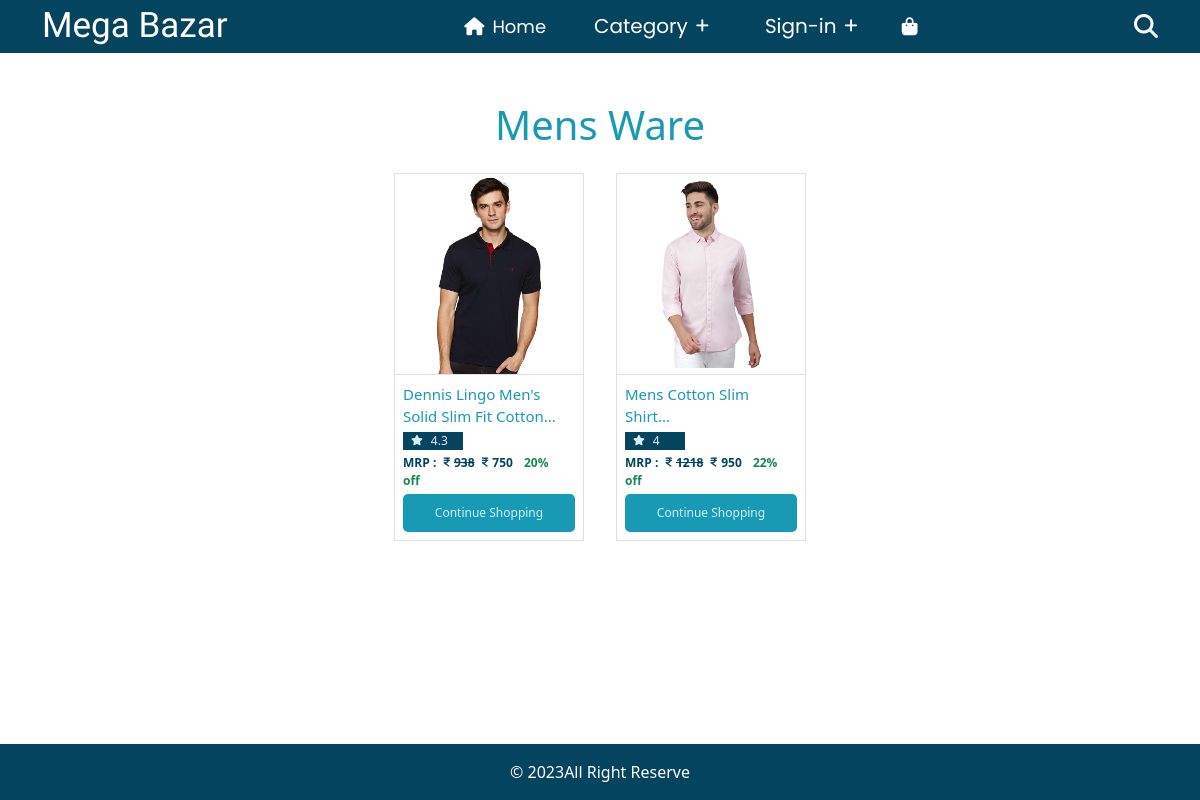
The page /product_category.php?catid=1 on the database its author committed.
### tables this page shows
CREATE TABLE `category` (
  `id` int(10) NOT NULL,
  `category` varchar(255) NOT NULL,
  `cat_img` varchar(255) NOT NULL
);

CREATE TABLE `product` (
  `id` int(10) NOT NULL,
  `product_name` varchar(255) NOT NULL,
  `product_images` varchar(5000) NOT NULL,
  `product_price` double NOT NULL,
  `product_desc` varchar(10000) NOT NULL DEFAULT 'This product has no description',
  `category` int(11) NOT NULL,
  `brand` varchar(255) NOT NULL,
  `brand_img` varchar(255) NOT NULL,
  `discount` float NOT NULL,
  `ratings` float DEFAULT 0,
  `sell` int(11) DEFAULT 0,
  `stock` int(11) NOT NULL
);

### crud.php (called while the page is built, shortened)
<?php
    class Database{
        private $db_host = "localhost";
        private $db_user = "root";
        private $db_pass = "";
        private $db_name = "ecomerce";
        private $conn;
        public function __construct(){
            $this->conn = new mysqli($this->db_host,$this->db_user,$this->db_pass,$this->db_name);
        }
        public function fetch_data_by_id($table,$id){
            $sql = "SELECT * FROM $table WHERE id = '$id'";
            $res = $this->conn->query($sql);
            if($res->num_rows == 1){
                $data = $res->fetch_assoc();
                return $data;
            }
        }
        public function fetch_data_by_category($table,$cid){
            $sql = "SELECT * FROM $table WHERE category = '$cid'";
            $res = $this->conn->query($sql);
            if($res->num_rows >0){
                $data = $res->fetch_all(MYSQLI_ASSOC);
                return $data;
            }
        }
    }
?>

### product_category.php (the view, shortened to what this page needs)
<?php
    include "crud.php";
    $obj = new Database();
    $products = $obj->fetch_data_by_category('product',$_GET['catid']);
    $category = $obj->fetch_data_by_id("category",$_GET['catid']);
?>
<!DOCTYPE html>
<html lang="en">
<head>
    <link href="https://cdn.jsdelivr.net/npm/bootstrap@5.0.2/dist/css/bootstrap.min.css" rel="stylesheet">
    <link rel="stylesheet" href="https://cdnjs.cloudflare.com/ajax/libs/font-awesome/6.4.0/css/all.min.css" />
    <link rel="stylesheet" href="css/style.css">
</head>
<body>
    <header>
        <div class="container-fluid bgc1">
            <nav class="nav-bar container d-flex align-items-center justify-content-between">
                <div class="logo"><a href="index.html">Mega Bazar</a></div>
                <div class="navigation-menu">
                    <ul class="d-flex align-items-center justify-content-between m-0 px-3">
                        <li class="list-item"><a class="d-block px-md-4 px-2 py-2" href="index.php"><i class="fa-solid fa-house px-2"></i>Home</a></li>
                        <li class="list-item">
                            <button class="menu-icon d-block px-md-4 px-2 py-2" id="category">Category<i class="fa-solid fa-plus fa-xs m-2"></i></button>
                        </li>
                        <li class="list-item">
                            <?php
                                if(isset($_SESSION['user'])){
                                    echo '<a class="d-block px-md-4 px-2 py-2" href="http://localhost/web-project/ecomerce/user/user.php"><i class="fa-solid fa-user fa-xs m-2"></i>'.$_SESSION['user']['name'].'</a>';
                                }else if(isset($_SESSION['admin'])){
                                    echo '<a class="d-block px-md-4 px-2 py-2" href="http://localhost/web-project/ecomerce/admin_panel/admin.php"><i class="fa-solid fa-user fa-xs m-2"></i>'.$_SESSION['admin']['name'].'</a>';
                                }else{
                                    echo '<button class="menu-icon d-block px-md-4 px-2 py-2" id="sign-in-btn">Sign-in<i class="fa-solid fa-plus fa-xs m-2"></i></button>';
                                }
                            ?>
                        </li>
                        <li class="list-item"><a class="d-block px-md-2 px-2 py-2" href="bag.php"><i class="fa-solid fa-bag-shopping px-1"></i></a> </li>
                    </ul>
                </div>
                <i class="fa-solid fa-magnifying-glass fa-xl text-white search-icon"></i>
            </nav>
        </div>
    </header>
    <section class="product_category my-5">
        <div class="container product_container my-3 overflow-scroll position-relative">
            <h1 class="text-center color2 mb-2"><?php echo $category['category']; ?></h1>
            <div class="row justify-content-center">
                <?php
                    foreach($products as $val){
                        $img = explode("#$#",$val["product_images"]);
                        $actual_price = $val['product_price']+($val['product_price']/(100-$val['discount']))*$val['discount'];
                        echo '<div class="product-item col-md-2 col-4 p-0 border m-3">
                                <div class="product-img">
                                    <img src="'.$img[0].'" alt="">
                                </div>
                                <div class="product-info p-2 border-top position-relative">
                                    <a class="product-name color2 mt-1" href="">'.substr($val['product_name'],0,40).'...</a>
                                    <p class="product-ratings color6 bgc1 mt-1 mb-0"><i class="fa-solid fa-star mx-2 fa-sm"></i>'.$val['ratings'].'</p>
                                    <p class="product-price mt-1 mb-0 color1">
                                        MRP :
                                        <i class="fa-solid fa-indian-rupee-sign mx-1 fa-sm"></i><del>'.ceil($actual_price).'</del>
                                        <i class="fa-solid fa-indian-rupee-sign mx-1 fa-sm"></i>'.$val['product_price'].'
                                        <span class="discount text-success mx-2">'.$val['discount'].'% off</span>
                                    </p>
                                    <a class="product-shop-btn d-block text-center mt-1 mx-auto" href="product.php?pid='.$val['id'].'">Continue Shopping</a>
                                </div>
                            </div>';
                    }
                ?>
            </div>
        </div>
    </section>
        <footer class="footer">
            <div class="container-fluid">
                <div class="row">
                    <div class="col p-0">
                        <p class="text-center bgc1 color4 py-3 m-0">&#169; <?php echo date("Y") ?>All Right Reserve</p>
                    </div>
                </div>
            </div>
        </footer>
    </body>
    </html>

### css/style.css (style rules this page uses)
* { margin: 0; padding: 0; box-sizing: border-box; list-style: none; }
body { text-decoration: none; }
:root { --color1 :#05445E; --color2 :#189AB4; --color3 :#75E6DA; --color6 :#D4F1F4; --color4 :#ffffff; --color5 :#6a6868; }
.bgc1 { background-color: var(--color1); }
.color1 { color: var(--color1); }
.color2 { color: var(--color2); }
.color4 { color: var(--color4); }
.color6 { color: var(--color6); }
.nav-bar .logo a { font-size: 40px; font-family: Nova Oval; color: var(--color4); text-decoration: none; }
.navigation-menu ul { position: relative !important; }
.menu-icon { font-size: 20px; font-family: Poppins; color: var(--color4); border: none; outline: none; background: transparent; }
.search-icon { cursor: pointer; }
.navigation-menu ul li a { font-size: 20px; font-family: Poppins; color: var(--color4); position: relative; text-decoration: none; }
.list-item { position: relative; }
.list-item::after { position: absolute; bottom: 0; left: 0; content: ""; width: 100%; height: 2px; border-radius: 10px; background-color: var(--color4); transform: scale(0); transform-origin: left; transition: transform .3s ease-in-out; }
.product-img { width: 100%; height: 200px; }
.product-img img { width: 100%; height: 100%; object-fit: contain; }
.product-name { font-size: 15px; text-decoration: none; }
.product-price { font-weight: 700; }
.product-ratings { width: 60px; }
.product-item { font-size: 12px; position: relative; }
.product-shop-btn { font-size: 12px; color: var(--color6); background-color: var(--color2); padding: 10px 20px; border-radius: 5px; text-decoration: none; }
.product_container { height: 80vh; }
.footer { width: 100%; position: absolute; bottom: 0; }
@media only screen and (max-width: 1200px) { .nav-bar .logo a { font-size: 35px; } }
@media only screen and (max-width: 1200px) { .navigation-menu ul li a { font-size: 18px; } }

### rows shown on the page
category: category "Mens Ware"
product: shows a picture, product_name "Dennis Lingo Men's Solid Slim Fit Cotton", ratings "4.3", ceil($actual_price) "938", product_price "750", discount "20"
product: shows a picture, product_name "Mens Cotton Slim Shirt", ratings "4", ceil($actual_price) "1218", product_price "950", discount "22"
